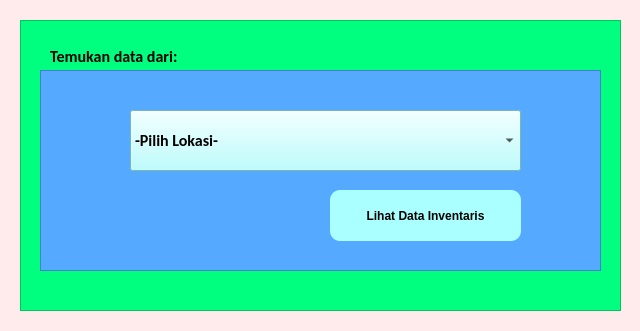
<?xml version="1.0" encoding="UTF-8"?>
<ui version="4.0">
 <class>PilihLokasi</class>
 <widget class="QMainWindow" name="PilihLokasi">
  <property name="geometry">
   <rect>
    <x>0</x>
    <y>0</y>
    <width>640</width>
    <height>331</height>
   </rect>
  </property>
  <property name="windowTitle">
   <string>Pilih Lokasi</string>
  </property>
  <property name="styleSheet">
   <string notr="true">background-color: rgb(255, 235, 235);</string>
  </property>
  <widget class="QWidget" name="centralwidget">
   <widget class="QFrame" name="frame">
    <property name="geometry">
     <rect>
      <x>20</x>
      <y>20</y>
      <width>601</width>
      <height>291</height>
     </rect>
    </property>
    <property name="styleSheet">
     <string notr="true">background-color: rgb(0, 255, 127);</string>
    </property>
    <property name="frameShape">
     <enum>QFrame::StyledPanel</enum>
    </property>
    <property name="frameShadow">
     <enum>QFrame::Raised</enum>
    </property>
    <widget class="QLabel" name="label_2">
     <property name="geometry">
      <rect>
       <x>30</x>
       <y>26</y>
       <width>291</width>
       <height>20</height>
      </rect>
     </property>
     <property name="font">
      <font>
       <family>Calibri</family>
       <pointsize>12</pointsize>
       <weight>75</weight>
       <bold>true</bold>
      </font>
     </property>
     <property name="styleSheet">
      <string notr="true">color: rgb(0, 0, 0);</string>
     </property>
     <property name="text">
      <string>Temukan data dari:</string>
     </property>
    </widget>
    <widget class="QFrame" name="frame_2">
     <property name="geometry">
      <rect>
       <x>20</x>
       <y>50</y>
       <width>561</width>
       <height>201</height>
      </rect>
     </property>
     <property name="styleSheet">
      <string notr="true">background-color: rgb(85, 170, 255);</string>
     </property>
     <property name="frameShape">
      <enum>QFrame::StyledPanel</enum>
     </property>
     <property name="frameShadow">
      <enum>QFrame::Raised</enum>
     </property>
     <widget class="QComboBox" name="comboBox">
      <property name="geometry">
       <rect>
        <x>90</x>
        <y>40</y>
        <width>391</width>
        <height>61</height>
       </rect>
      </property>
      <property name="font">
       <font>
        <family>Calibri</family>
        <pointsize>12</pointsize>
        <weight>75</weight>
        <bold>true</bold>
       </font>
      </property>
      <property name="styleSheet">
       <string notr="true">background-color: rgb(170, 255, 255);</string>
      </property>
      <item>
       <property name="text">
        <string>-Pilih Lokasi-</string>
       </property>
      </item>
     </widget>
     <widget class="QPushButton" name="Ruang">
      <property name="geometry">
       <rect>
        <x>290</x>
        <y>120</y>
        <width>191</width>
        <height>51</height>
       </rect>
      </property>
      <property name="font">
       <font>
        <pointsize>9</pointsize>
        <weight>75</weight>
        <bold>true</bold>
       </font>
      </property>
      <property name="styleSheet">
       <string notr="true">color: rgb(0, 0, 0);
background-color: rgb(170, 255, 255);
border-radius : 10px;</string>
      </property>
      <property name="text">
       <string>Lihat Data Inventaris</string>
      </property>
     </widget>
    </widget>
   </widget>
  </widget>
 </widget>
 <resources/>
 <connections/>
</ui>
